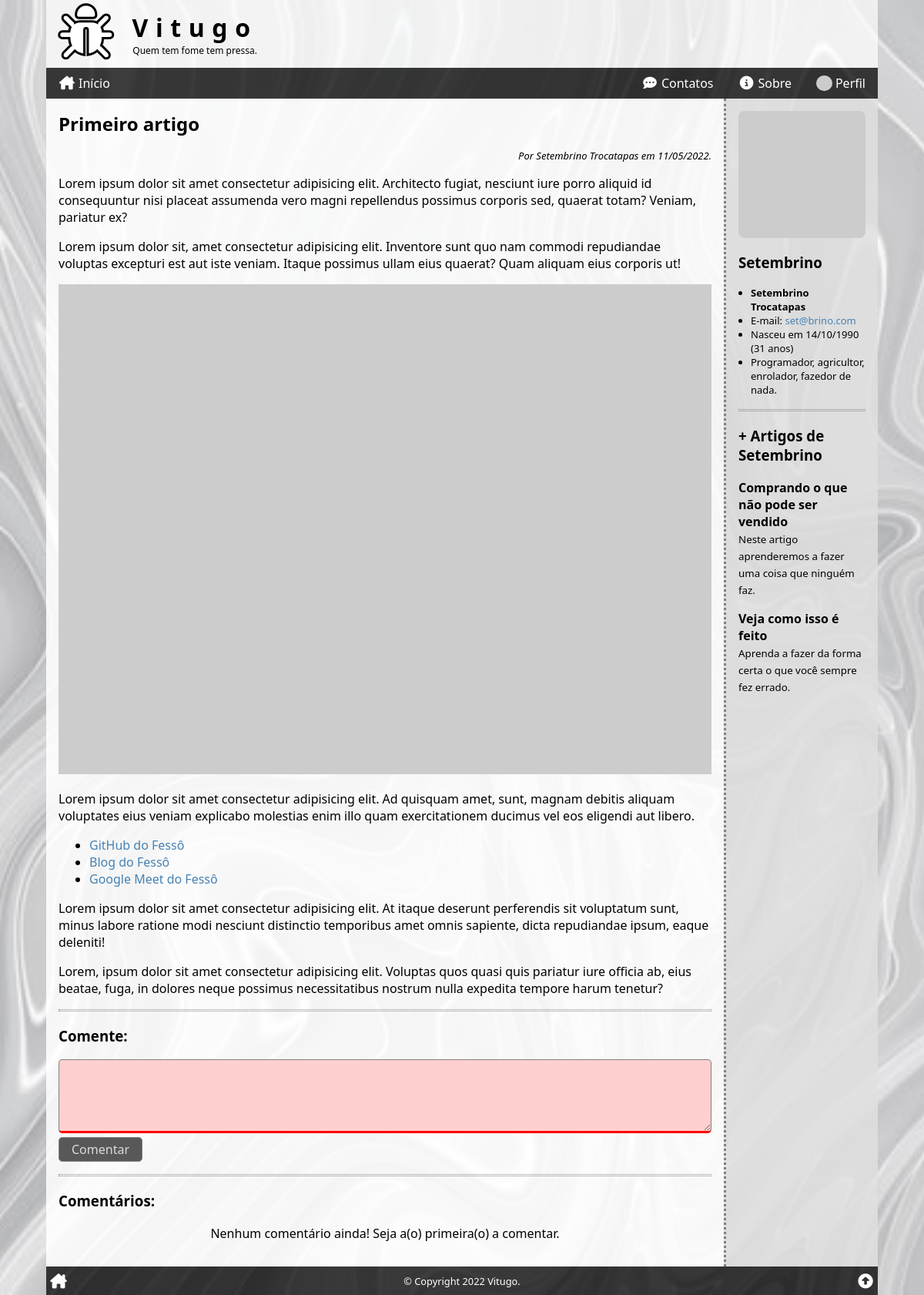
Screenshot of /ler/?id=1 (signed in) with the database file from the repository.
### tables this page shows
CREATE TABLE articles (
    art_id INT PRIMARY KEY AUTO_INCREMENT,
    art_title VARCHAR(127),
    art_intro VARCHAR(255),
    art_thumb VARCHAR(255),
    art_content TEXT,
    art_author INT,
    art_date TIMESTAMP DEFAULT CURRENT_TIMESTAMP,
    art_status ENUM('on', 'off', 'deleted') DEFAULT 'on',
    FOREIGN KEY (art_author) REFERENCES users (user_id)
);

CREATE TABLE users (
    user_id INT PRIMARY KEY AUTO_INCREMENT,
    user_name VARCHAR(255),
    user_email VARCHAR(255),
    user_birth DATE,
    user_photo VARCHAR(255),
    user_date TIMESTAMP DEFAULT CURRENT_TIMESTAMP,
    user_profile TEXT,
    user_password VARCHAR(255),
    user_type ENUM('user', 'author', 'admin') DEFAULT 'user',
    user_status ENUM('on', 'off', 'deleted') DEFAULT 'on'
);

### _config.php (called while the page is built, shortened)
<?php
function get_years_old($birth)
{
    $n = array(date('Y'), date('m'), date('d'));
    $b = explode('-', $birth);
    $yo = $n[0] - $b[0];
    if ($n[1] < $b[1]) {
        $yo--;
    } elseif ($n[1] == $b[1] and $n[2] <= $b[2]) {
        $yo--;
    }
    return $yo;
}

### ler/index.php (the view, shortened to what this page needs)
<?php
require($_SERVER['DOCUMENT_ROOT'] . '/_config.php');
$comment_list = '';
if (isset($_GET['id'])) $id = intval($_GET['id']);
else $id = 0;
$sql = <<<SQL
SELECT *,
	    -- DATE_FORMAT(art_date, '%d/%m/%Y às %H:%i') AS date_br,
        DATE_FORMAT(art_date, '%d/%m/%Y') AS date_br,
        DATE_FORMAT(user_birth, '%d/%m/%Y') AS birth_br
    FROM `articles`
INNER JOIN `users` ON art_author = user_id
WHERE art_id = '{$id}'
    AND art_status = 'on'
    AND art_date <= NOW();
SQL;
$res = $conn->query($sql);
$artigo = $res->fetch_assoc();
$html_article = <<<HTML
<h2>{$artigo['art_title']}</h2>
<div class="author-date">
    Por {$artigo['user_name']} em {$artigo['date_br']}.
</div>
<div>{$artigo['art_content']}</div>
HTML;
$nome = explode(' ', $artigo['user_name'])[0];
$idade = get_years_old($artigo['user_birth']);
$html_author = <<<HTML
<div class="author-meta">
    <img src="{$artigo['user_photo']}" alt="{$artigo['user_name']}">
    <h3>{$nome}</h3>
    <ul>
        <li><strong>{$artigo['user_name']}</strong></li>
        <li>E-mail: <a href="mailto:{$artigo['user_email']}" target="_blank">{$artigo['user_email']}</a></li>
        <li>Nasceu em {$artigo['birth_br']} ({$idade} anos)</li>
        <li>{$artigo['user_profile']}</li>
    </ul>
</div>
HTML;
$sql = <<<SQL
SELECT art_id, art_title, art_intro
FROM `articles`
WHERE art_author = '{$artigo['user_id']}'
    AND art_id != '{$artigo['art_id']}'
	AND art_status = 'on'
    AND art_date <= NOW()
ORDER BY RAND()
LIMIT 4;
SQL;
$res = $conn->query($sql);
if ($res->num_rows > 0) :
    $html_author .= <<<HTML
<div class="author-articles">
    <hr class="divider">
    <h3>+ Artigos de {$nome}</h3>
HTML;
    while ($mais_artigos = $res->fetch_assoc()) :
        $html_author .= <<<HTML
    <div class="author-article" onclick="location.href='/ler/?id={$mais_artigos['art_id']}'">
        <h4>{$mais_artigos['art_title']}</h4>
        <small>{$mais_artigos['art_intro']}</small>
    </div>
HTML;
    endwhile;
    $html_author .= "</div>";
endif;
$sql = <<<SQL
SELECT comments.*, users.user_name, users.user_photo,
DATE_FORMAT(cmt_date, '%d/%m/%Y às %H:%i') AS cmt_date_br
 FROM comments
 INNER JOIN users ON cmt_author = user_id
WHERE cmt_article = '{$id}'
AND cmt_status = 'on'
ORDER BY cmt_date DESC;
SQL;
$res = $conn->query($sql);
if ($res->num_rows > 0) :
    while ($cmt = $res->fetch_assoc()) :
        $comment_list .= <<<HTML
     <div class="comment">
        <div class="comment-meta">
            Por {$cmt['user_name']} em {$cmt['cmt_date_br']}.
        </div>
        {$cmt['cmt_comment']}
     </div>
HTML;
    endwhile;
else :
    $comment_list = '<p class="text-center">Nenhum comentário ainda! Seja a(o) primeira(o) a comentar.</p>';
endif;
if (isset($_COOKIE['user']))
    $comment_form = true;
else
    $comment_form = false;
require($_SERVER['DOCUMENT_ROOT'] . '/_header.php');
?>
<section>
    <?php
    echo $html_article;
    ?>
    <hr class="divider">
    <?php if ($comment_form) : ?>
        <h3>Comente:</h3>
        <form action="<?php echo htmlspecialchars($_SERVER["PHP_SELF"]) . '?id=' . $id; ?>" method="post">
            <p>
                <textarea name="comment" id="comment" required></textarea>
                <button type="submit">Comentar</button>
            </p>
        </form>
        <hr class="divider">
    <?php endif; ?>
    <h3>Comentários:</h3>
    <?php echo $comment_list; ?>
</section>
<aside>
    <?php
    echo $html_author;
    ?>
</aside>
<?php
require($_SERVER['DOCUMENT_ROOT'] . '/_footer.php');

### ler/style.css (style rules this page uses)
.author-date { margin-top: 1rem; font-size: small; text-align: right; font-style: italic; }
section img { width: 100%; max-width: auto; }
.author-meta img { display: block; width: 100%; max-width: 200px; margin: auto; border-radius: .5rem; }
.author-meta ul { font-size: small; margin: 0; padding-left: 1rem; }
.author-article { cursor: pointer; margin-bottom: 1rem; }
.author-article:last-child { margin-bottom: 0; }
.author-article h4 { margin: 0; }

### style.css (style rules this page uses)
* { box-sizing: border-box; outline: none; transition: .2s; }
html, body { position: relative; width: 100%; height: 100%; padding: 0; margin: 0; font-family: 'Segoe UI', Tahoma, Geneva, Verdana, sans-serif; font-size: 16px; }
a { color: steelblue; text-decoration: none; }
header, nav, section, article, main, aside, footer { display: block; }
body { background-color: rgb(170, 170, 170); background-attachment: fixed; background-image: url('/img/gray_background_01.jpg'); background-position: center; background-repeat: no-repeat; background-size: cover; }
.wrap>main>section, .wrap>main>aside { padding: 1rem; }
.wrap>main>section { flex-grow: 1; background-color: rgba(255, 255, 255, .85); }
.wrap>main>aside { border-top: 3px dotted grey; background: rgba(224, 224, 224, .85); }
.wrap>main>section>h2:first-child, .wrap>main>aside>h3:first-child { margin: 0; }
.text-center { text-align: center; }
hr.divider { border: none; border-top: 1px dotted grey; border-bottom: 1px dotted grey; height: 3px; margin: 1rem 0; }
form input, form textarea, form button, form button[onclick] { font-family: inherit; font-size: inherit; padding: .25rem .5rem; border: 1px solid grey; border-radius: .3rem; }
form input, form textarea { width: 100%; }
form textarea { height: 6rem; resize: vertical; }
form button, form button[onclick] { background: steelblue; color: white; cursor: pointer; padding-left: 1rem; padding-right: 1rem; }
form input:invalid, form textarea:invalid { background: rgb(255, 207, 207); border-bottom: 3px solid red; }
form:invalid button { background: rgb(88, 88, 88); color: rgb(219, 219, 219); cursor: not-allowed; }
@media (min-width: 768px) { .wrap>main>aside { border-top: none; border-left: 3px dotted grey; flex: 0 0 200px; } }

### rows the page displays
articles: art_title "Primeiro artigo", art_author.user_name "Setembrino Trocatapas", art_content "Lorem ipsum dolor sit amet consectetur adipisicing elit. Architecto fugiat, nesciunt iure porro aliquid id consequuntur nisi placeat assumenda vero magni repellendus possimus corporis sed, quaerat totam? Veniam, pariatur ex? Lorem ipsum dolor sit, amet consectetur adipisicing elit. Inventore sunt quo nam commodi repudiandae voluptas excepturi est aut iste veniam. Itaque possimus ullam eius quaerat? Quam aliquam eius corporis ut! Lorem ipsum dolor sit amet consectetur adipisicing elit. Ad quisquam amet, sunt, magnam debitis aliquam voluptates eius veniam explicabo molestias enim illo quam exercitationem ducimus vel eos eligendi aut libero. GitHub do Fessô Blog do Fessô Google Meet do Fessô…", art_author.user_name "Setembrino", art_author.user_email "set@brino.com", art_author.user_birth "31", art_author.user_profile "Programador, agricultor, enrolador, fazedor de nada."
articles: art_title "Comprando o que não pode ser vendido", art_intro "Neste artigo aprenderemos a fazer uma coisa que ninguém faz."
articles: art_title "Veja como isso é feito", art_intro "Aprenda a fazer da forma certa o que você sempre fez errado."

### other values shown
$artigo['date_br'] "11/05/2022"
$artigo['birth_br'] "14/10/1990"
